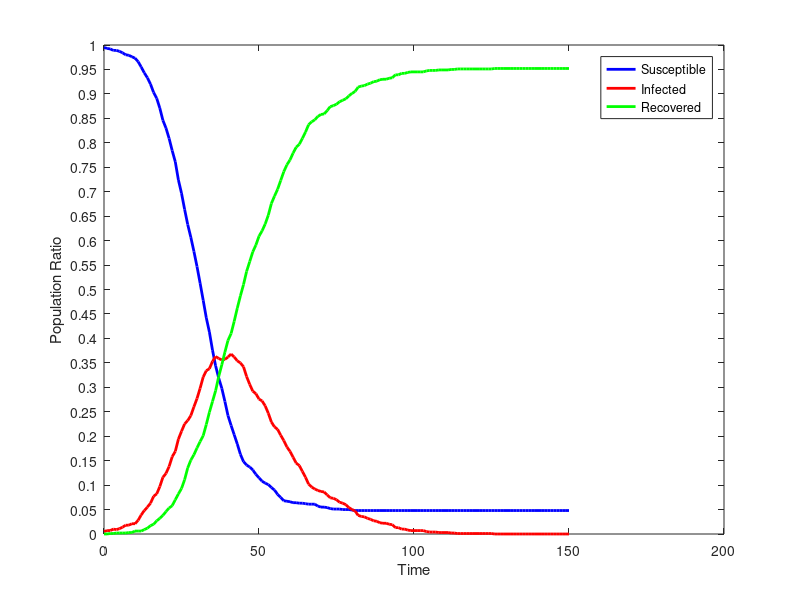

MATLAB code to generate this figure:
dynamics = [
995.0,5.0,0.0;
993.0,7.0,0.0;
992.0,7.0,1.0;
989.0,10.0,1.0;
989.0,9.0,2.0;
987.0,11.0,2.0;
984.0,14.0,2.0;
980.0,18.0,2.0;
979.0,18.0,3.0;
976.0,21.0,3.0;
973.0,21.0,6.0;
966.0,28.0,6.0;
955.0,39.0,6.0;
943.0,48.0,9.0;
933.0,55.0,12.0;
920.0,63.0,17.0;
903.0,77.0,20.0;
891.0,82.0,27.0;
871.0,97.0,32.0;
846.0,116.0,38.0;
830.0,124.0,46.0;
809.0,138.0,53.0;
784.0,158.0,58.0;
761.0,169.0,70.0;
724.0,194.0,82.0;
697.0,210.0,93.0;
664.0,225.0,111.0;
633.0,232.0,135.0;
607.0,242.0,151.0;
578.0,260.0,162.0;
547.0,277.0,176.0;
513.0,298.0,189.0;
478.0,321.0,201.0;
442.0,334.0,224.0;
413.0,338.0,249.0;
376.0,353.0,271.0;
344.0,363.0,293.0;
319.0,359.0,322.0;
298.0,356.0,346.0;
271.0,357.0,372.0;
242.0,362.0,396.0;
222.0,368.0,410.0;
203.0,362.0,435.0;
184.0,354.0,462.0;
163.0,350.0,487.0;
148.0,342.0,510.0;
141.0,322.0,537.0;
137.0,306.0,557.0;
131.0,292.0,577.0;
122.0,287.0,591.0;
115.0,276.0,609.0;
108.0,272.0,620.0;
104.0,262.0,634.0;
101.0,247.0,652.0;
95.0,229.0,676.0;
90.0,219.0,691.0;
81.0,214.0,705.0;
75.0,202.0,723.0;
68.0,191.0,741.0;
67.0,178.0,755.0;
66.0,169.0,765.0;
64.0,157.0,779.0;
64.0,145.0,791.0;
63.0,140.0,797.0;
63.0,128.0,809.0;
62.0,116.0,822.0;
61.0,102.0,837.0;
61.0,96.0,843.0;
61.0,92.0,847.0;
57.0,89.0,854.0;
55.0,87.0,858.0;
55.0,86.0,859.0;
54.0,80.0,866.0;
52.0,74.0,874.0;
51.0,73.0,876.0;
51.0,70.0,879.0;
51.0,65.0,884.0;
50.0,63.0,887.0;
50.0,60.0,890.0;
50.0,54.0,896.0;
49.0,50.0,901.0;
48.0,47.0,905.0;
48.0,38.0,914.0;
48.0,36.0,916.0;
48.0,35.0,917.0;
48.0,32.0,920.0;
48.0,30.0,922.0;
48.0,27.0,925.0;
48.0,26.0,926.0;
48.0,23.0,929.0;
48.0,22.0,930.0;
48.0,22.0,930.0;
48.0,20.0,932.0;
48.0,19.0,933.0;
48.0,13.0,939.0;
48.0,13.0,939.0;
48.0,10.0,942.0;
48.0,10.0,942.0;
48.0,8.0,944.0;
48.0,7.0,945.0;
48.0,7.0,945.0;
48.0,7.0,945.0;
48.0,7.0,945.0;
48.0,7.0,945.0;
48.0,5.0,947.0;
48.0,4.0,948.0;
48.0,4.0,948.0;
48.0,4.0,948.0;
48.0,3.0,949.0;
48.0,3.0,949.0;
48.0,3.0,949.0;
48.0,3.0,949.0;
48.0,2.0,950.0;
48.0,2.0,950.0;
48.0,1.0,951.0;
48.0,1.0,951.0;
48.0,1.0,951.0;
48.0,1.0,951.0;
48.0,1.0,951.0;
48.0,1.0,951.0;
48.0,1.0,951.0;
48.0,1.0,951.0;
48.0,1.0,951.0;
48.0,1.0,951.0;
48.0,1.0,951.0;
48.0,1.0,951.0;
48.0,0.0,952.0;
48.0,0.0,952.0;
48.0,0.0,952.0;
48.0,0.0,952.0;
48.0,0.0,952.0;
48.0,0.0,952.0;
48.0,0.0,952.0;
48.0,0.0,952.0;
48.0,0.0,952.0;
48.0,0.0,952.0;
48.0,0.0,952.0;
48.0,0.0,952.0;
48.0,0.0,952.0;
48.0,0.0,952.0;
48.0,0.0,952.0;
48.0,0.0,952.0;
48.0,0.0,952.0;
48.0,0.0,952.0;
48.0,0.0,952.0;
48.0,0.0,952.0;
48.0,0.0,952.0;
48.0,0.0,952.0;
48.0,0.0,952.0;
48.0,0.0,952.0;
48.0,0.0,952.0;
];
susceptible = dynamics (:, 1);
infected = dynamics (:, 2);
recovered = dynamics (:, 3);
totalPopulation = susceptible(1) + infected(1) + recovered(1);
susceptibleRatio = susceptible ./ totalPopulation;
infectedRatio = infected ./ totalPopulation;
recoveredRatio = recovered ./ totalPopulation;
steps = length (susceptible);
indices = 0 : steps - 1;
figure
plot (indices, susceptibleRatio.', 'color', 'blue', 'linewidth', 2);
hold on
plot (indices, infectedRatio.', 'color', 'red', 'linewidth', 2);
hold on
plot (indices, recoveredRatio.', 'color', 'green', 'linewidth', 2);
set(gca,'YTick',0:0.05:1.0);
xlabel ('Time');
ylabel ('Population Ratio');
legend('Susceptible','Infected', 'Recovered');
